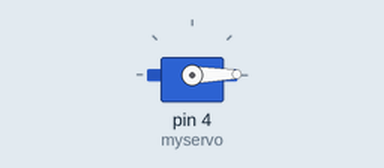
The sketch below on a simulated Arduino Uno, built with avr-gcc and run on an emulated ATmega328P. Shown: servo.

Above: at 0.05 s.
Timing chart, 0 to 4.6 s (numbered marks = the images above):
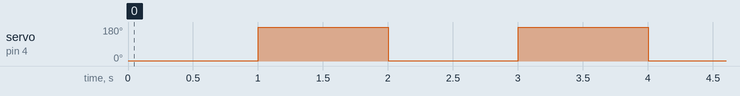

Measured:
- by itself, servo on pin 4 (myservo): alternates 180° for 1.0 s and 1° for 1.0 s

The sketch:

servo_02.ino
```cpp
#include <Servo.h>

Servo myservo;  // create servo object to control a servo
// a maximum of eight servo objects can be created


void setup()
{
  Serial.begin(9600);
  myservo.attach(4);  // attaches the servo on pin 9 to the servo object
}

void loop()
{

       myservo.write(1);
       delay(1000);
       myservo.write(180);
       delay(1000);


}
```
